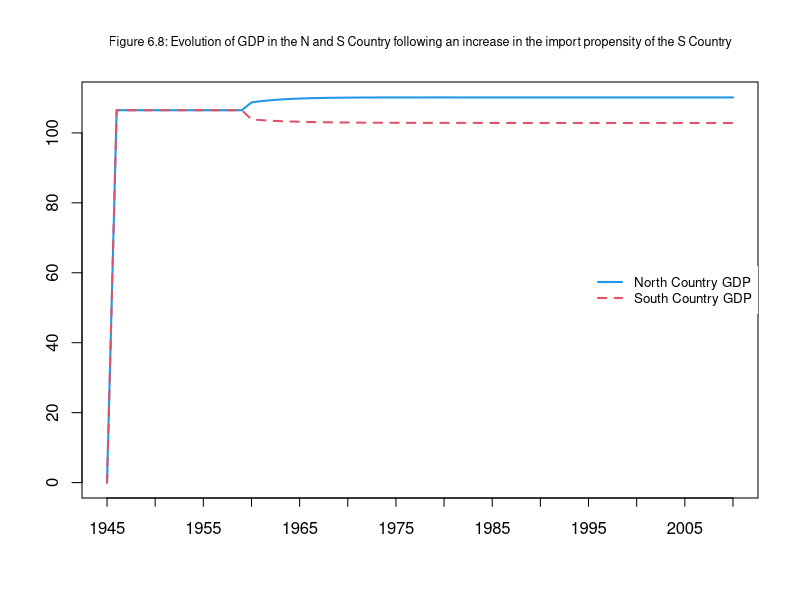
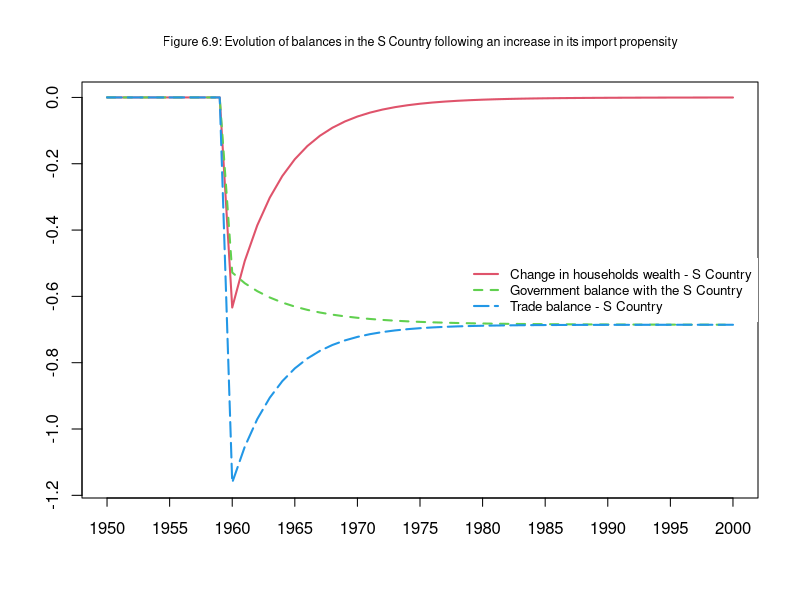
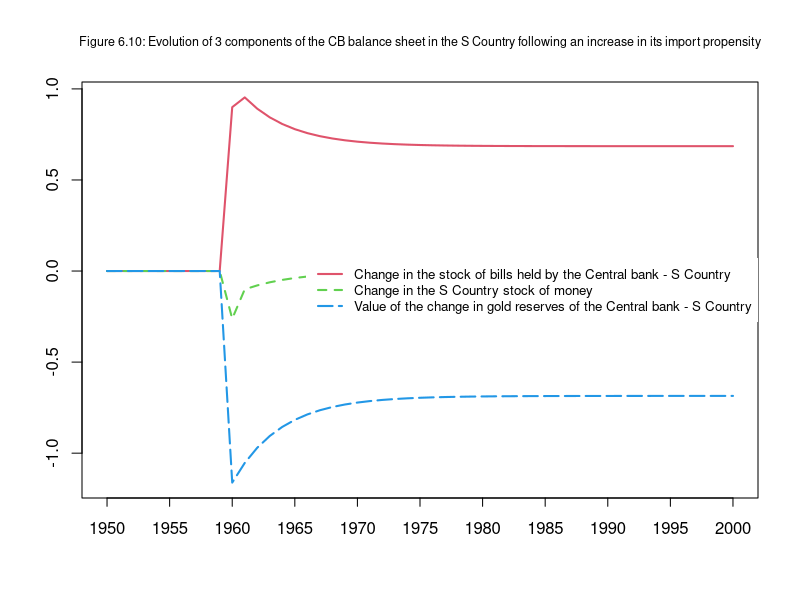
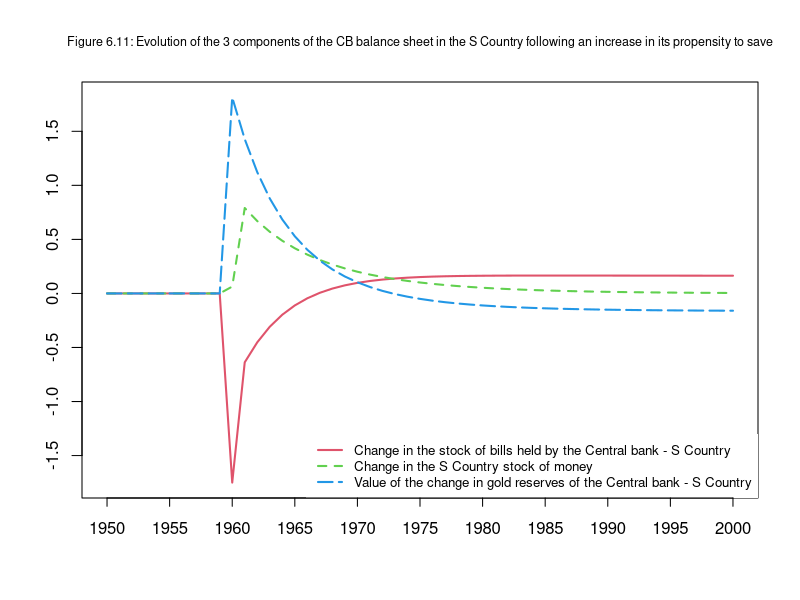

Write R code to recreate these figures, in order.
#OPEN Model: two countries (N and S) with their own currencies, central banks and governments,
#a fixed exchange rate and gold reserves as the means of settling the trade balance

#This code replicates results in the book Monetary Economics:
#An Integrated Approach to Credit, Money, Income, Production and Wealth,
#by Wynne Godley and Marc Lavoie, chapter 6, figures 6.8 to 6.11.
#It is an R translation of the EViews program gl06open.prg, restructured in the style of Sim_a.R.
#The equations follow the EViews program, in the same order and with the same equation numbers.

#Based on the EViews program gl06open.prg (MODEL OPEN, Chapter 6 of Godley and Lavoie, Monetary Economics)
#Copyright (c) 2006 Gennaro Zezza
#Permission is hereby granted, free of charge, to any person obtaining a
#copy of this software and associated documentation files (the "Software"),
#to deal in the Software without restriction, including without limitation
#the rights to use, copy, modify, merge, publish, distribute, sublicense,
#and/or sell copies of the Software, and to permit persons to whom the
#Software is furnished to do so, subject to the following conditions:
#
#The above copyright notice and this permission notice shall be included in
#all copies or substantial portions of the Software.
#
#THE SOFTWARE IS PROVIDED "AS IS", WITHOUT WARRANTY OF ANY KIND, EXPRESS OR
#IMPLIED, INCLUDING BUT NOT LIMITED TO THE WARRANTIES OF MERCHANTABILITY,
#FITNESS FOR A PARTICULAR PURPOSE AND NONINFRINGEMENT. IN NO EVENT SHALL THE
#AUTHORS OR COPYRIGHT HOLDERS BE LIABLE FOR ANY CLAIM, DAMAGES OR OTHER
#LIABILITY, WHETHER IN AN ACTION OF CONTRACT, TORT OR OTHERWISE, ARISING
#FROM, OUT OF OR IN CONNECTION WITH THE SOFTWARE OR THE USE OR OTHER DEALINGS
#IN THE SOFTWARE.

#Clear
rm(list=ls(all=TRUE))

#PERIODS (i= 1 to 66, i.e. years 1945 to 2010). Period 1 holds the starting (steady-state) stocks
nPeriods=66

#SCENARIOS (j= 1 to 3)
#1 = baseline
#2 = increase in the import propensity of the S Country (figures 6.8, 6.9 and 6.10)
#3 = increase in the saving propensity of the S Country (figure 6.11)
nScenarios=3

#ITERATIONS per period (Gauss-Seidel)
nIterations=100

#PARAMETERS
#Propensity to consume out of income (alpha1_s is a matrix: it changes in scenario 3)
alpha1_n=0.6
#Propensity to consume out of wealth
alpha2_n=0.4
alpha2_s=0.3
#Parameters of the portfolio equations
lambda0_n=0.635
lambda0_s=0.67
lambda1_n=5
lambda1_s=6
lambda2_n=0.01
lambda2_s=0.07
#Tax rates
theta_n=0.2
theta_s=0.2
#Interest rates set by the central banks
r_bar_n=0.025
r_bar_s=0.025
#Government expenditure
g_n=20
g_s=20
#Exchange rate (price of the currency of N in terms of the currency of S), fixed by the central banks
xr_bar=1
#Price of gold in the currency of N
p_g_bar=1
#Starting values of the stocks (steady state)
v0=86.487      #Households' wealth, each country
bh0=64.865     #Bills held by the households, each country
bs0=76.486     #Bills supplied by the government, each country
bcb0=11.622    #Bills held by the central bank, each country
or0=10         #Gold reserves, each country

#VARIABLES
#Import propensity of country S (exogenous: changes in scenario 2)
mu_s=matrix(data=0.18781,nrow=nScenarios,ncol=nPeriods)
#Import propensity of country N
mu_n=matrix(data=0.18781,nrow=nScenarios,ncol=nPeriods)
#Propensity to consume out of income of country S (exogenous: changes in scenario 3)
alpha1_s=matrix(data=0.7,nrow=nScenarios,ncol=nPeriods)
#GDP
y_n=matrix(data=0,nrow=nScenarios,ncol=nPeriods)
y_s=matrix(data=0,nrow=nScenarios,ncol=nPeriods)
#Consumption
cons_n=matrix(data=0,nrow=nScenarios,ncol=nPeriods)
cons_s=matrix(data=0,nrow=nScenarios,ncol=nPeriods)
#Imports
im_n=matrix(data=0,nrow=nScenarios,ncol=nPeriods)
im_s=matrix(data=0,nrow=nScenarios,ncol=nPeriods)
#Exports
x_n=matrix(data=0,nrow=nScenarios,ncol=nPeriods)
x_s=matrix(data=0,nrow=nScenarios,ncol=nPeriods)
#Disposable income
yd_n=matrix(data=0,nrow=nScenarios,ncol=nPeriods)
yd_s=matrix(data=0,nrow=nScenarios,ncol=nPeriods)
#Taxes
t_n=matrix(data=0,nrow=nScenarios,ncol=nPeriods)
t_s=matrix(data=0,nrow=nScenarios,ncol=nPeriods)
#Households' wealth
v_n=matrix(data=v0,nrow=nScenarios,ncol=nPeriods)
v_s=matrix(data=v0,nrow=nScenarios,ncol=nPeriods)
#Bills held by the households
b_h_n=matrix(data=bh0,nrow=nScenarios,ncol=nPeriods)
b_h_s=matrix(data=bh0,nrow=nScenarios,ncol=nPeriods)
#Cash held by the households
h_h_n=matrix(data=v0-bh0,nrow=nScenarios,ncol=nPeriods)
h_h_s=matrix(data=v0-bh0,nrow=nScenarios,ncol=nPeriods)
#Cash supply
h_s_n=matrix(data=v0-bh0,nrow=nScenarios,ncol=nPeriods)
h_s_s=matrix(data=v0-bh0,nrow=nScenarios,ncol=nPeriods)
#Bills supplied by the government
b_s_n=matrix(data=bs0,nrow=nScenarios,ncol=nPeriods)
b_s_s=matrix(data=bs0,nrow=nScenarios,ncol=nPeriods)
#Bills held by the central bank
b_cb_n=matrix(data=bcb0,nrow=nScenarios,ncol=nPeriods)
b_cb_s=matrix(data=bcb0,nrow=nScenarios,ncol=nPeriods)
#Gold reserves of the central bank
or_n=matrix(data=or0,nrow=nScenarios,ncol=nPeriods)
or_s=matrix(data=or0,nrow=nScenarios,ncol=nPeriods)
#Price of gold in each currency
p_g_n=matrix(data=p_g_bar,nrow=nScenarios,ncol=nPeriods)
p_g_s=matrix(data=p_g_bar*xr_bar,nrow=nScenarios,ncol=nPeriods)
#Interest rates on bills
r_n=matrix(data=r_bar_n,nrow=nScenarios,ncol=nPeriods)
r_s=matrix(data=r_bar_s,nrow=nScenarios,ncol=nPeriods)
#Exchange rate
xr=matrix(data=xr_bar,nrow=nScenarios,ncol=nPeriods)
#Variables used in the figures (S Country)
#Change in households' wealth
dv_s=matrix(data=0,nrow=nScenarios,ncol=nPeriods)
#Trade balance
tb_s=matrix(data=0,nrow=nScenarios,ncol=nPeriods)
#Government balance with the S Country
gb_s=matrix(data=0,nrow=nScenarios,ncol=nPeriods)
#Change in the stock of bills held by the central bank
d_bcb_s=matrix(data=0,nrow=nScenarios,ncol=nPeriods)
#Change in the stock of money (cash held by the households)
d_hs_s=matrix(data=0,nrow=nScenarios,ncol=nPeriods)
#Value of the change in gold reserves
d_or_s=matrix(data=0,nrow=nScenarios,ncol=nPeriods)
#Redundant equations: change in the value of gold minus the trade balance (should be zero, up to the rounding of the starting values)
check_n=matrix(data=0,nrow=nScenarios,ncol=nPeriods)
check_s=matrix(data=0,nrow=nScenarios,ncol=nPeriods)


#MODEL
#Select scenarios
for (j in 1:nScenarios){

  #Define time
 for (i in 2:nPeriods){

   #Define iterations
   for (iterations in 1:nIterations){

     #Define alternative scenarios (all shocks start in 1960, i.e. i=16)
     if (i>=16 && j==2){
       mu_s[2,i]=0.20781     #Import propensity of S passes from 0.18781 to 0.20781
     }
     if (i>=16 && j==3){
       alpha1_s[3,i]=0.6     #Propensity to consume of S passes from 0.7 to 0.6
     }


     # OPEN model in R (equation numbers as in the EViews program)

     # Determination of national income in Country N - eq. 6.O.1
     y_n[j,i]     = cons_n[j,i] + g_n + x_n[j,i] - im_n[j,i]
     # Determination of national income in Country S - eq. 6.O.2
     y_s[j,i]     = cons_s[j,i] + g_s + x_s[j,i] - im_s[j,i]
     # Imports in Country N - eq. 6.O.3
     im_n[j,i]    = mu_n[j,i] * y_n[j,i]
     # Imports in Country S - eq. 6.O.4
     im_s[j,i]    = mu_s[j,i] * y_s[j,i]
     # Exports of Country N - eq. 6.O.5
     x_n[j,i]     = im_s[j,i] / xr[j,i]
     # Exports of Country S - eq. 6.O.6
     x_s[j,i]     = im_n[j,i] * xr[j,i]
     # Disposable income in Country N - eq. 6.O.7
     yd_n[j,i]    = y_n[j,i] - t_n[j,i] + r_n[j,i-1] * b_h_n[j,i-1]
     # Disposable income in Country S - eq. 6.O.8
     yd_s[j,i]    = y_s[j,i] - t_s[j,i] + r_s[j,i-1] * b_h_s[j,i-1]
     # Tax payments in Country N - eq. 6.O.9
     t_n[j,i]     = theta_n * (y_n[j,i] + r_n[j,i-1] * b_h_n[j,i-1])
     # Tax payments in Country S - eq. 6.O.10
     t_s[j,i]     = theta_s * (y_s[j,i] + r_s[j,i-1] * b_h_s[j,i-1])
     # Wealth accumulation in Country N - eq. 6.O.11
     v_n[j,i]     = v_n[j,i-1] + (yd_n[j,i] - cons_n[j,i])
     # Wealth accumulation in Country S - eq. 6.O.12
     v_s[j,i]     = v_s[j,i-1] + (yd_s[j,i] - cons_s[j,i])
     # Consumption function in Country N - eq. 6.O.13
     cons_n[j,i]  = alpha1_n * yd_n[j,i] + alpha2_n * v_n[j,i-1]
     # Consumption function in Country S - eq. 6.O.14
     cons_s[j,i]  = alpha1_s[j,i] * yd_s[j,i] + alpha2_s * v_s[j,i-1]
     # Cash money held in Country N - eq. 6.O.15
     h_h_n[j,i]   = v_n[j,i] - b_h_n[j,i]
     # Cash money held in Country S - eq. 6.O.16
     h_h_s[j,i]   = v_s[j,i] - b_h_s[j,i]
     # Demand for government bills in Country N - eq. 6.O.17
     b_h_n[j,i]   = v_n[j,i] * (lambda0_n + lambda1_n * r_n[j,i] - lambda2_n * (yd_n[j,i] / v_n[j,i]))
     # Demand for government bills in Country S - eq. 6.O.18
     b_h_s[j,i]   = v_s[j,i] * (lambda0_s + lambda1_s * r_s[j,i] - lambda2_s * (yd_s[j,i] / v_s[j,i]))
     # Supply of government bills in Country N - eq. 6.O.19
     b_s_n[j,i]   = b_s_n[j,i-1] + (g_n + r_n[j,i-1] * b_s_n[j,i-1]) - (t_n[j,i] + r_n[j,i-1] * b_cb_n[j,i-1])
     # Supply of government bills in Country S - eq. 6.O.20
     b_s_s[j,i]   = b_s_s[j,i-1] + (g_s + r_s[j,i-1] * b_s_s[j,i-1]) - (t_s[j,i] + r_s[j,i-1] * b_cb_s[j,i-1])
     # Bills held by Central bank in Country N - eq. 6.O.21
     b_cb_n[j,i]  = b_s_n[j,i] - b_h_n[j,i]
     # Bills held by Central bank in Country S - eq. 6.O.22
     b_cb_s[j,i]  = b_s_s[j,i] - b_h_s[j,i]
     # Gold holding by Central bank in Country N - eq. 6.O.23
     or_n[j,i]    = or_n[j,i-1] + (h_s_n[j,i] - h_s_n[j,i-1] - (b_cb_n[j,i] - b_cb_n[j,i-1])) / p_g_n[j,i]
     # Gold holding by Central bank in Country S - eq. 6.O.24
     or_s[j,i]    = or_s[j,i-1] + (h_s_s[j,i] - h_s_s[j,i-1] - (b_cb_s[j,i] - b_cb_s[j,i-1])) / p_g_s[j,i]
     # Supply of cash in Country N - eq. 6.O.25
     h_s_n[j,i]   = h_h_n[j,i]
     # Supply of cash in Country S - eq. 6.O.26
     h_s_s[j,i]   = h_h_s[j,i]
     # Price of gold in Country N - eq. 6.O.27
     p_g_n[j,i]   = p_g_bar
     # Price of gold in Country S - eq. 6.O.28
     p_g_s[j,i]   = p_g_n[j,i] * xr[j,i]
     # Exchange rate - eq. 6.O.29
     xr[j,i]      = xr_bar
     # Interest rate in Country N - eq. 6.O.30
     r_n[j,i]     = r_bar_n
     # Interest rate in Country S - eq. 6.O.31
     r_s[j,i]     = r_bar_s

     # Variables used in the figures (S Country)
     dv_s[j,i]    = v_s[j,i] - v_s[j,i-1]
     tb_s[j,i]    = x_s[j,i] - im_s[j,i]
     gb_s[j,i]    = t_s[j,i] - (g_s + r_s[j,i] * b_h_s[j,i-1])
     d_bcb_s[j,i] = b_cb_s[j,i] - b_cb_s[j,i-1]
     d_hs_s[j,i]  = h_h_s[j,i] - h_h_s[j,i-1]
     d_or_s[j,i]  = p_g_s[j,i] * (or_s[j,i] - or_s[j,i-1])
     check_n[j,i] = p_g_n[j,i] * (or_n[j,i] - or_n[j,i-1]) - (x_n[j,i] - im_n[j,i])
     check_s[j,i] = p_g_s[j,i] * (or_s[j,i] - or_s[j,i-1]) - (x_s[j,i] - im_s[j,i])

   }
 }
}

#FIGURES
#Figure 6.8 (years 1945 to 2010: i= 1 to 66)
x=c("1945":"2010")
plot(y_n[2,1:66],xaxt='n',type="l",col="4",lwd=2,lty=1,font.main=1,cex.main=0.75,main="Figure 6.8: Evolution of GDP in the N and S Country following an increase in the import propensity of the S Country",ylab = '',xlab = '',ylim=range(y_n[2,1:66],y_s[2,1:66]))
lines(y_s[2,1:66],type="l",lwd=2,lty=2,col="2")
legend("right",c("North Country GDP","South Country GDP"),  bty = 1, cex = 0.8, lty=c(1,2), lwd=c(2,2), col = c(4,2), box.lwd=0)
axis(side=1,at=seq(1,66,by=5),labels=x[seq(1,66,by=5)],tck=-0.02)

#Figures 6.9 to 6.11 (years 1950 to 2000: i= 6 to 56)
x=c("1950":"2000")
at_x=seq(1,51,by=5)

#Figure 6.9
plot(dv_s[2,6:56],xaxt='n',type="l",col="2",lwd=2,lty=1,font.main=1,cex.main=0.75,main="Figure 6.9: Evolution of balances in the S Country following an increase in its import propensity",ylab = '',xlab = '',ylim=range(dv_s[2,6:56],gb_s[2,6:56],tb_s[2,6:56]))
lines(gb_s[2,6:56],type="l",lwd=2,lty=2,col="3")
lines(tb_s[2,6:56],type="l",lwd=2,lty=5,col="4")
legend("right",c("Change in households wealth - S Country","Government balance with the S Country","Trade balance - S Country"),  bty = 1, cex = 0.8, lty=c(1,2,5), lwd=c(2,2,2), col = c(2,3,4), box.lwd=0)
axis(side=1,at=at_x,labels=x[at_x],tck=-0.02)

#Figure 6.10
plot(d_bcb_s[2,6:56],xaxt='n',type="l",col="2",lwd=2,lty=1,font.main=1,cex.main=0.75,main="Figure 6.10: Evolution of 3 components of the CB balance sheet in the S Country following an increase in its import propensity",ylab = '',xlab = '',ylim=range(d_bcb_s[2,6:56],d_hs_s[2,6:56],d_or_s[2,6:56]))
lines(d_hs_s[2,6:56],type="l",lwd=2,lty=2,col="3")
lines(d_or_s[2,6:56],type="l",lwd=2,lty=5,col="4")
legend("right",c("Change in the stock of bills held by the Central bank - S Country","Change in the S Country stock of money","Value of the change in gold reserves of the Central bank - S Country"),  bty = 1, cex = 0.8, lty=c(1,2,5), lwd=c(2,2,2), col = c(2,3,4), box.lwd=0)
axis(side=1,at=at_x,labels=x[at_x],tck=-0.02)

#Figure 6.11
plot(d_bcb_s[3,6:56],xaxt='n',type="l",col="2",lwd=2,lty=1,font.main=1,cex.main=0.75,main="Figure 6.11: Evolution of the 3 components of the CB balance sheet in the S Country following an increase in its propensity to save",ylab = '',xlab = '',ylim=range(d_bcb_s[3,6:56],d_hs_s[3,6:56],d_or_s[3,6:56]))
lines(d_hs_s[3,6:56],type="l",lwd=2,lty=2,col="3")
lines(d_or_s[3,6:56],type="l",lwd=2,lty=5,col="4")
legend("bottomright",c("Change in the stock of bills held by the Central bank - S Country","Change in the S Country stock of money","Value of the change in gold reserves of the Central bank - S Country"),  bty = 1, cex = 0.8, lty=c(1,2,5), lwd=c(2,2,2), col = c(2,3,4), box.lwd=0)
axis(side=1,at=at_x,labels=x[at_x],tck=-0.02)
